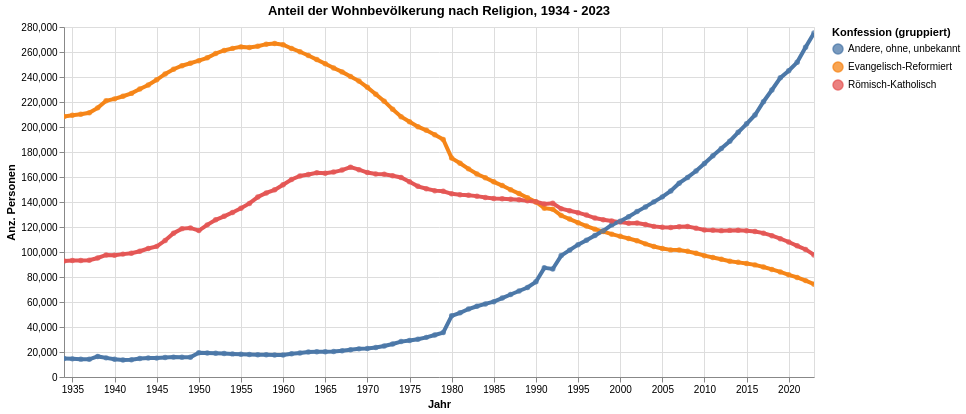

Notebook code cell kept with this figure:
### Code cell
myTitle="Anteil der Wohnbevölkerung nach Religion, "+data_min_date + " - " +data_max_date

highlight = alt.selection(type='single', on='mouseover',
                          fields=['KonOGDKurz'], nearest=True)
#x='date:StichtagDatJahr',
base = alt.Chart(myAgg.reset_index().query('sum_AnzBestWir>0'), title=myTitle).encode(
    x=alt.X('StichtagDatJahr', axis=alt.Axis(title='Jahr'))# , axis=alt.Axis(format='%', title='percentage')
    , y=alt.X('sum_AnzBestWir', axis=alt.Axis(title='Anz. Personen'))
    , color=alt.Color('Kon2AggLang_noDM', legend=alt.Legend(title="Konfession (gruppiert)", orient="right"))  
    ,tooltip=['Jahr_nbr', 'Kon2AggLang_noDM','sum_AnzBestWir']    
)
points = base.mark_circle().encode(
    opacity=alt.value(0.75)
).add_selection(
    highlight
).properties(
    width=750 , height=350
)
lines = base.mark_line().encode(
    size=alt.condition(~highlight, alt.value(0.5), alt.value(4))
).interactive()

lines + points

### Figure 1 — Vega-Lite specification as saved in the notebook (floating-point values rounded to 4 significant figures; data arrays with more than 128 entries replaced by an {"elided": "..."} marker saying what was removed)
{"config": {"view": {"continuousWidth": 400, "continuousHeight": 300}}, "layer": [{"mark": "line", "encoding": {"color": {"type": "nominal", "field": "Kon2AggLang_noDM", "legend": {"orient": "right", "title": "Konfession (gruppiert)"}}, "size": {"condition": {"value": 0.5, "selection": {"not": "selector017"}}, "value": 4}, "tooltip": [{"type": "quantitative", "field": "Jahr_nbr"}, {"type": "nominal", "field": "Kon2AggLang_noDM"}, {"type": "quantitative", "field": "sum_AnzBestWir"}], "x": {"type": "temporal", "axis": {"title": "Jahr"}, "field": "StichtagDatJahr"}, "y": {"type": "quantitative", "axis": {"title": "Anz. Personen"}, "field": "sum_AnzBestWir"}}, "selection": {"selector018": {"type": "interval", "bind": "scales", "encodings": ["x", "y"]}}, "title": "Anteil der Wohnbevölkerung nach Religion, 1934 - 2023"}, {"mark": "circle", "encoding": {"color": {"type": "nominal", "field": "Kon2AggLang_noDM", "legend": {"orient": "right", "title": "Konfession (gruppiert)"}}, "opacity": {"value": 0.75}, "tooltip": [{"type": "quantitative", "field": "Jahr_nbr"}, {"type": "nominal", "field": "Kon2AggLang_noDM"}, {"type": "quantitative", "field": "sum_AnzBestWir"}], "x": {"type": "temporal", "axis": {"title": "Jahr"}, "field": "StichtagDatJahr"}, "y": {"type": "quantitative", "axis": {"title": "Anz. Personen"}, "field": "sum_AnzBestWir"}}, "height": 350, "selection": {"selector017": {"type": "single", "on": "mouseover", "fields": ["KonOGDKurz"], "nearest": true}}, "title": "Anteil der Wohnbevölkerung nach Religion, 1934 - 2023", "width": 750}], "data": {"name": "data-00a4d5e919eb1fc2aed03e23cd97ca9c"}, "$schema": "https://vega.github.io/schema/vega-lite/v4.8.1.json", "datasets": {"data-00a4d5e919eb1fc2aed03e23cd97ca9c": {"elided": "270 records"}}}
